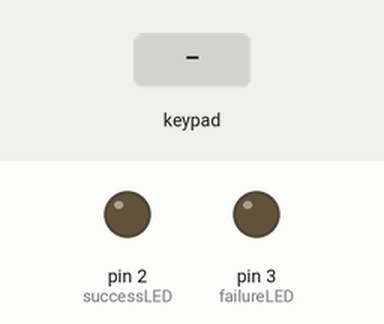
This sketch was run on a simulated Arduino Mega 2560, built with avr-gcc and run on an emulated ATmega2560. Shown: output pins drawn as LEDs (lit = HIGH). Dashed ring = blinking. The test bench sets the inputs (shaded band). What the sketch prints to the serial monitor is not drawn.

Above: at 1.2 s.
1.3 s: key '#' pressed
At 1.6 s:
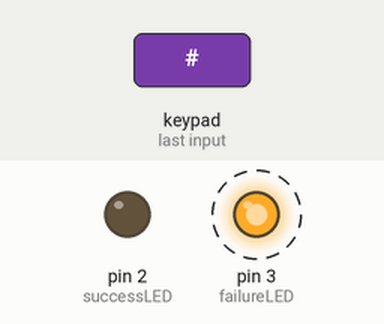
4.3 s: keypad keys 4 5 6 7 # pressed 0.4 s apart
At 4.75 s:
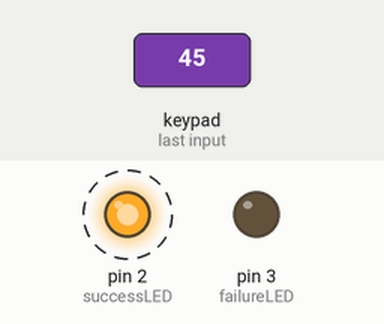
9.9 s: key 'D' pressed
At 10.5 s:
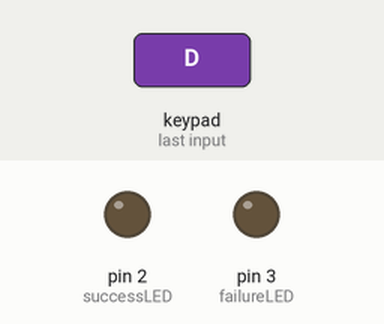
11.5 s: keypad keys 4 5 6 7 * pressed 0.4 s apart
At 13.2 s:
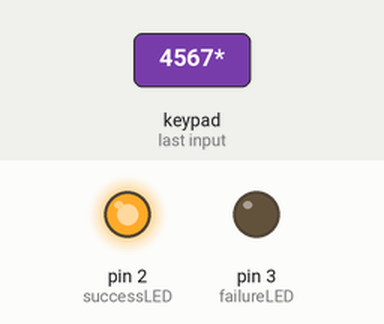
Timing chart, 0 to 14.8 s (numbered marks = the images above; inputs shaded):
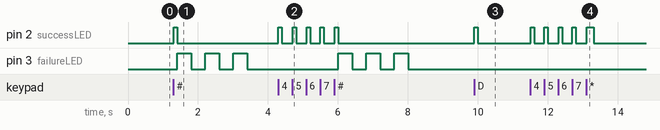

The sketch:

ArduinoMEGA_ESP32_V1.ino
```cpp
#include <Keypad.h>

// LED 腳位定義
const int successLED = 2;
const int failureLED = 3;

const byte ROWS = 4;
const byte COLS = 4;

// 定義鍵盤按鍵排列
char keys[ROWS][COLS] = {
  {'D','C','B','A'},
  {'#','9','6','3'},
  {'0','8','5','2'},
  {'*','7','4','1'}
};

byte rowPins[ROWS] = {4, 5, 6, 7};
byte colPins[COLS] = {8, 9, 10, 11};

// 初始化鍵盤物件
Keypad keypad = Keypad(makeKeymap(keys), rowPins, colPins, ROWS, COLS);

const int maxInputLength = 6;
const int maxOTPCount = 10;      // 陣列最多儲存 10 組 OTP
String otpList[maxOTPCount];     // 儲存 OTP 的陣列
int otpCount = 0;                // 當前 OTP 數量
String enteredOTP = "";

void setup() {
  Serial.begin(115200);      // PC 監控
  Serial1.begin(115200);     // 與 ESP32 通信
  pinMode(successLED, OUTPUT);
  pinMode(failureLED, OUTPUT);
  Serial.println("系統已啟動，等待按鍵輸入...");
}

void loop() {
  // 檢查是否有新的 OTP 從 ESP32 傳入
  if (Serial1.available()) {
    String newOTP = Serial1.readStringUntil('\n');
    newOTP.trim();
    Serial.print("收到來自 ESP32 的 OTP：");
    Serial.println(newOTP);

    // 加入新 OTP
    addNewOTP(newOTP);
  }

  char key = keypad.getKey();
  if (key) {
    feedbackBlink();
    Serial.print("按鍵：");
    Serial.println(key);

    if (key == '#') {
      Serial.print("已輸入 OTP：");
      Serial.println(enteredOTP);
      if (verifyOTP(enteredOTP)) {
        Serial.println("OTP 正確！");
        activateSuccess();
      } else {
        Serial.println("OTP 錯誤！");
        activateFailure();
      }
      enteredOTP = "";  // 重置輸入
    } else if (key == '*') {
      enteredOTP = "";
      Serial.println("輸入已重置");
      feedbackBlink();
    } else {
      if (enteredOTP.length() < maxInputLength) {
        enteredOTP += key;
        Serial.print("當前輸入：");
        Serial.println(enteredOTP);
      } else {
        Serial.println("輸入長度已達上限");
        feedbackBlink();
      }
    }
  }
}

// 加入新 OTP 並移除最舊的一組
void addNewOTP(String newOTP) {
  if (otpCount < maxOTPCount) {
    otpList[otpCount] = newOTP;
    otpCount++;
  } else {
    // 移除最舊 OTP
    for (int i = 0; i < maxOTPCount - 1; i++) {
      otpList[i] = otpList[i + 1];
    }
    otpList[maxOTPCount - 1] = newOTP;
  }
  Serial.println("當前 OTP 列表：");
  for (int i = 0; i < otpCount; i++) {
    Serial.println(otpList[i]);
  }
}

// 驗證輸入的 OTP 是否存在
bool verifyOTP(String inputOTP) {
  for (int i = 0; i < otpCount; i++) {
    if (otpList[i] == inputOTP) {
      // 刪除已驗證的 OTP
      for (int j = i; j < otpCount - 1; j++) {
        otpList[j] = otpList[j + 1];
      }
      otpCount--;
      return true;
    }
  }
  return false;
}

// 成功提示：LED 輪流亮滅
void activateSuccess() {
  for (int i = 0; i < 5; i++) {
    digitalWrite(successLED, HIGH);
    digitalWrite(failureLED, LOW);
    delay(300);
    digitalWrite(successLED, LOW);
    digitalWrite(failureLED, HIGH);
    delay(300);
  }
  digitalWrite(successLED, LOW);
  digitalWrite(failureLED, LOW);
}

// 失敗提示：紅燈慢閃
void activateFailure() {
  for (int i = 0; i < 3; i++) {
    digitalWrite(failureLED, HIGH);
    delay(400);
    digitalWrite(failureLED, LOW);
    delay(400);
  }
}

// 按鍵回饋：短暫亮燈
void feedbackBlink() {
  digitalWrite(successLED, HIGH);
  delay(100);
  digitalWrite(successLED, LOW);
}
```

Measured:
- after the input at 1.3 s, pin 2 (successLED): LOW → HIGH at once, → LOW 0.10 s later; pin 3 (failureLED): alternates HIGH for 0.40 s and LOW for 0.40 s, 6 changes in all, then stays LOW, starting after 0.10 s
- after the input at 4.3 s, pin 2 (successLED): alternates HIGH for 0.10 s and LOW for 0.30 s, 10 changes in all, then stays LOW, starting at once; pin 3 (failureLED): alternates HIGH for 0.40 s and LOW for 0.40 s, 6 changes in all, then stays LOW, starting after 1.7 s
- after the input at 9.9 s, pin 2 (successLED): LOW → HIGH at once, → LOW 0.10 s later
- after the input at 11.5 s, pin 2 (successLED): goes 4 × (HIGH 0.10 s, LOW 0.29 s), HIGH 0.20 s, then LOW, starting at once
